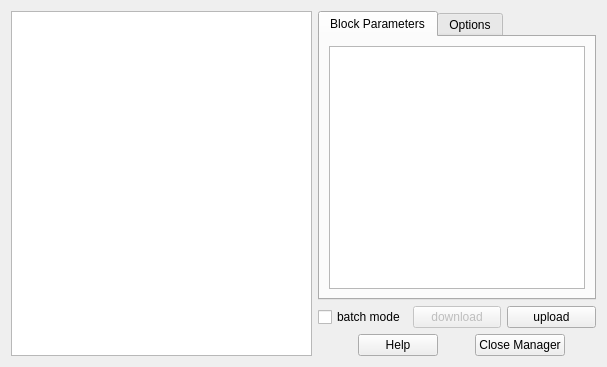
<ui version="4.0" >
 <class>QRL_ParametersManager</class>
 <widget class="QDialog" name="QRL_ParametersManager" >
  <property name="geometry" >
   <rect>
    <x>0</x>
    <y>0</y>
    <width>607</width>
    <height>367</height>
   </rect>
  </property>
  <property name="windowTitle" >
   <string>Parameters Manager</string>
  </property>
  <property name="windowIcon" >
   <iconset resource="qrtailab.qrc" >
    <normaloff>:/icons/parameters_icon.xpm</normaloff>:/icons/parameters_icon.xpm</iconset>
  </property>
  <layout class="QGridLayout" >
   <item rowspan="4" row="0" column="0" >
    <widget class="QListWidget" name="blockListWidget" >
     <property name="minimumSize" >
      <size>
       <width>200</width>
       <height>0</height>
      </size>
     </property>
     <property name="baseSize" >
      <size>
       <width>100</width>
       <height>0</height>
      </size>
     </property>
    </widget>
   </item>
   <item row="1" column="1" >
    <widget class="QCheckBox" name="batchCheckBox" >
     <property name="text" >
      <string>batch mode</string>
     </property>
    </widget>
   </item>
   <item row="1" column="2" >
    <widget class="QPushButton" name="downloadPushButton" >
     <property name="enabled" >
      <bool>false</bool>
     </property>
     <property name="text" >
      <string>download</string>
     </property>
    </widget>
   </item>
   <item row="1" column="3" >
    <widget class="QPushButton" name="uploadPushButton" >
     <property name="enabled" >
      <bool>true</bool>
     </property>
     <property name="text" >
      <string>upload</string>
     </property>
    </widget>
   </item>
   <item rowspan="2" row="2" column="1" colspan="3" >
    <layout class="QHBoxLayout" >
     <item>
      <spacer>
       <property name="orientation" >
        <enum>Qt::Horizontal</enum>
       </property>
       <property name="sizeHint" stdset="0" >
        <size>
         <width>40</width>
         <height>20</height>
        </size>
       </property>
      </spacer>
     </item>
     <item>
      <widget class="QPushButton" name="helpButton" >
       <property name="text" >
        <string>Help</string>
       </property>
      </widget>
     </item>
     <item>
      <spacer>
       <property name="orientation" >
        <enum>Qt::Horizontal</enum>
       </property>
       <property name="sizeHint" stdset="0" >
        <size>
         <width>16</width>
         <height>20</height>
        </size>
       </property>
      </spacer>
     </item>
     <item>
      <widget class="QPushButton" name="closeButton" >
       <property name="text" >
        <string>Close Manager</string>
       </property>
      </widget>
     </item>
     <item>
      <spacer>
       <property name="orientation" >
        <enum>Qt::Horizontal</enum>
       </property>
       <property name="sizeHint" stdset="0" >
        <size>
         <width>16</width>
         <height>20</height>
        </size>
       </property>
      </spacer>
     </item>
    </layout>
   </item>
   <item row="0" column="1" colspan="3" >
    <widget class="QTabWidget" name="tabWidget" >
     <property name="currentIndex" >
      <number>0</number>
     </property>
     <widget class="QWidget" name="tab" >
      <attribute name="title" >
       <string>Block Parameters</string>
      </attribute>
      <layout class="QGridLayout" >
       <item row="0" column="0" >
        <widget class="QTableWidget" name="parameterTableWidget" />
       </item>
      </layout>
     </widget>
     <widget class="QWidget" name="Options" >
      <attribute name="title" >
       <string>Options</string>
      </attribute>
      <layout class="QGridLayout" name="gridLayout_2" >
       <item row="0" column="0" >
        <widget class="QGroupBox" name="groupBox" >
         <property name="title" >
          <string>Blocks containing</string>
         </property>
         <layout class="QGridLayout" name="gridLayout" >
          <item row="1" column="0" >
           <widget class="QLineEdit" name="paramLineEdit" >
            <property name="toolTip" >
             <string/>
            </property>
            <property name="text" >
             <string>IPARAM RPARAM</string>
            </property>
           </widget>
          </item>
          <item row="2" column="0" >
           <widget class="QRadioButton" name="hideRadioButton" >
            <property name="text" >
             <string>should hide</string>
            </property>
           </widget>
          </item>
          <item row="3" column="0" >
           <widget class="QRadioButton" name="showRadioButton" >
            <property name="text" >
             <string>should only visible</string>
            </property>
           </widget>
          </item>
          <item row="4" column="0" >
           <widget class="QRadioButton" name="fineRadioButton" >
            <property name="text" >
             <string>are fine (Show all Parameter)</string>
            </property>
            <property name="checked" >
             <bool>true</bool>
            </property>
           </widget>
          </item>
          <item row="5" column="0" >
           <widget class="QPushButton" name="savePushButton" >
            <property name="text" >
             <string>Save Parameter</string>
            </property>
           </widget>
          </item>
          <item row="6" column="0" >
           <widget class="QPushButton" name="loadPushButton" >
            <property name="enabled" >
             <bool>false</bool>
            </property>
            <property name="text" >
             <string>Load Parameter</string>
            </property>
           </widget>
          </item>
          <item row="0" column="0" >
           <widget class="QLabel" name="label" >
            <property name="text" >
             <string>(seperate different string with space)</string>
            </property>
           </widget>
          </item>
         </layout>
        </widget>
       </item>
      </layout>
     </widget>
    </widget>
   </item>
  </layout>
  <zorder>blockListWidget</zorder>
  <zorder>batchCheckBox</zorder>
  <zorder>downloadPushButton</zorder>
  <zorder>uploadPushButton</zorder>
  <zorder></zorder>
  <zorder>tabWidget</zorder>
 </widget>
 <resources>
  <include location="qrtailab.qrc" />
 </resources>
 <connections>
  <connection>
   <sender>closeButton</sender>
   <signal>clicked()</signal>
   <receiver>QRL_ParametersManager</receiver>
   <slot>hide()</slot>
   <hints>
    <hint type="sourcelabel" >
     <x>401</x>
     <y>341</y>
    </hint>
    <hint type="destinationlabel" >
     <x>464</x>
     <y>326</y>
    </hint>
   </hints>
  </connection>
 </connections>
</ui>
